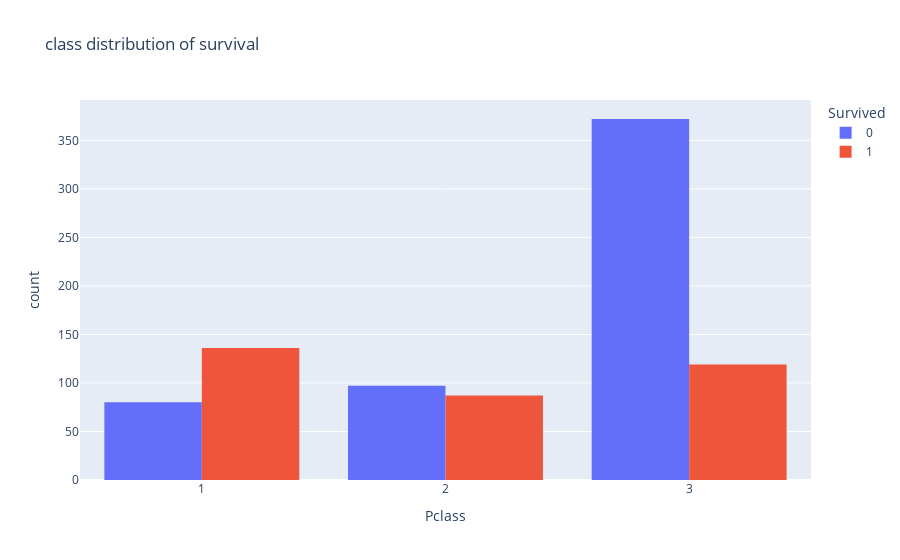

This figure's notebook cell:
### Markdown cell above
##### relationship between passenger's class,Age and survival rate

### Code cell
plt=px.histogram(df,x='Pclass',color='Survived',title='class distribution of survival',barmode='group')
plt.show()

### Figure 1 — Plotly figure (JSON) as saved in the notebook; plotly's stock layout.template omitted (floating-point values rounded to 4 significant figures; data arrays with more than 128 entries replaced by an {"elided": "..."} marker saying what was removed)
{"data": [{"alignmentgroup": "True", "bingroup": "x", "hovertemplate": "Survived=0<br>Pclass=%{x}<br>count=%{y}<extra></extra>", "legendgroup": "0", "marker": {"color": "#636efa", "pattern": {"shape": ""}}, "name": "0", "offsetgroup": "0", "orientation": "v", "showlegend": true, "type": "histogram", "x": {"elided": "549 int values"}, "xaxis": "x", "yaxis": "y"}, {"alignmentgroup": "True", "bingroup": "x", "hovertemplate": "Survived=1<br>Pclass=%{x}<br>count=%{y}<extra></extra>", "legendgroup": "1", "marker": {"color": "#EF553B", "pattern": {"shape": ""}}, "name": "1", "offsetgroup": "1", "orientation": "v", "showlegend": true, "type": "histogram", "x": {"elided": "342 int values"}, "xaxis": "x", "yaxis": "y"}], "layout": {"barmode": "group", "legend": {"title": {"text": "Survived"}, "tracegroupgap": 0}, "title": {"text": "class distribution of survival"}, "xaxis": {"anchor": "y", "domain": [0, 1], "title": {"text": "Pclass"}}, "yaxis": {"anchor": "x", "domain": [0, 1], "title": {"text": "count"}}}}
